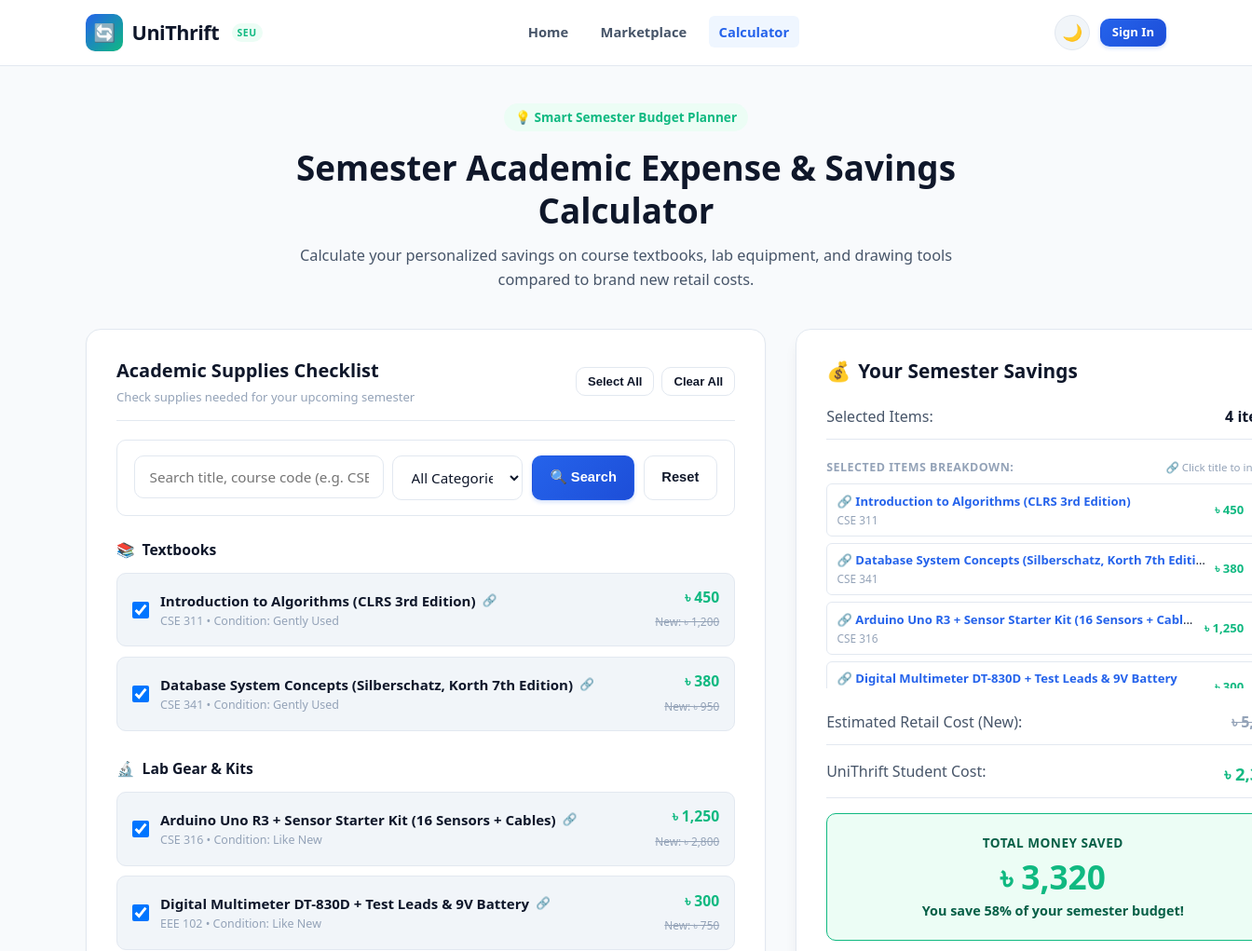
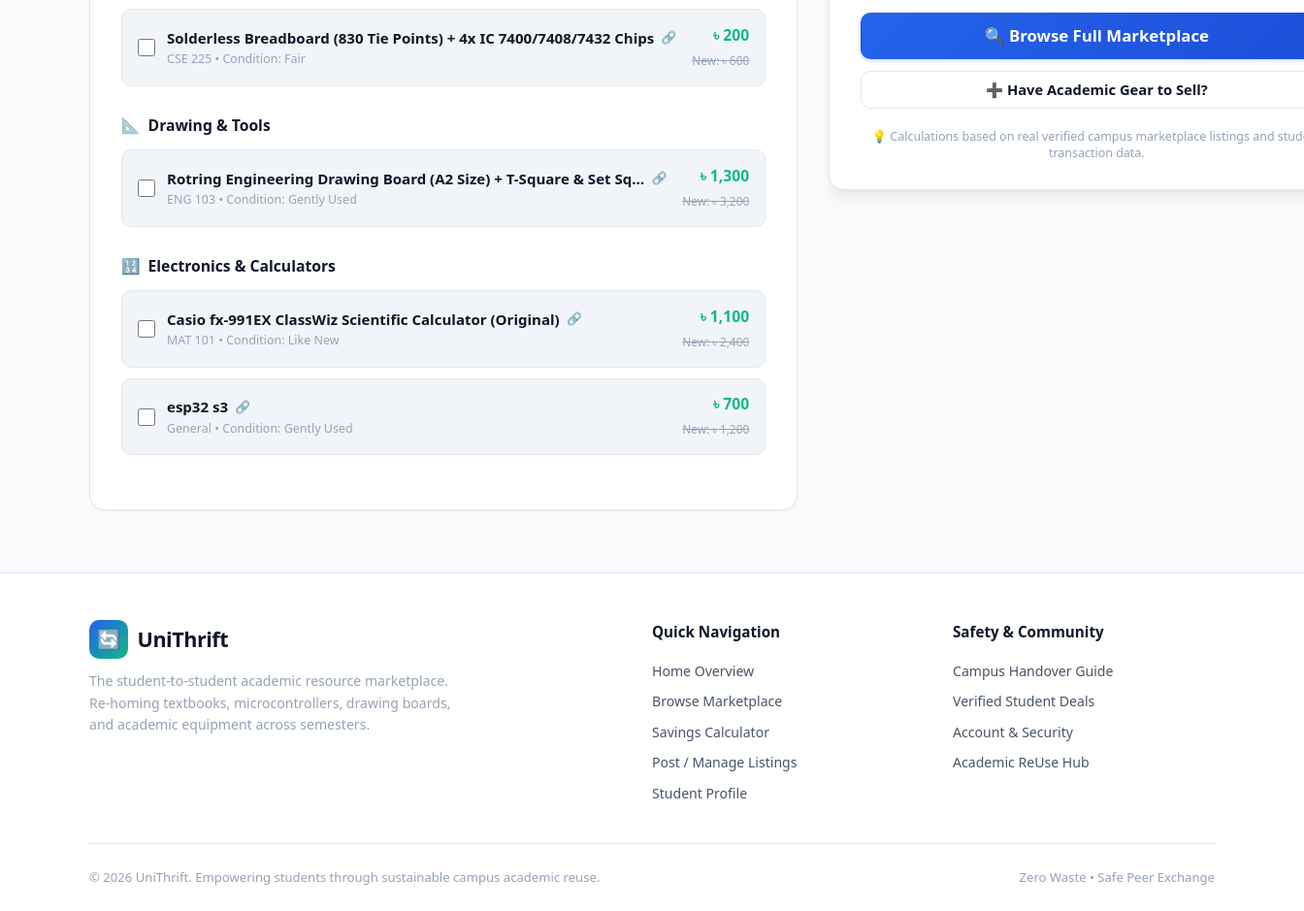
/calculator.php, run on the app's committed database (2 pictures, top to bottom).
### tables this page shows
CREATE TABLE `items` (
  `id` int(11) NOT NULL AUTO_INCREMENT,
  `user_id` int(11) NOT NULL,
  `title` varchar(150) NOT NULL,
  `category` enum('Textbooks','Lab Gear & Kits','Drawing & Tools','Electronics & Calculators','Other') NOT NULL,
  `course_code` varchar(20) DEFAULT NULL,
  `item_condition` enum('Like New','Gently Used','Fair') NOT NULL,
  `original_price` decimal(10,2) NOT NULL,
  `selling_price` decimal(10,2) NOT NULL,
  `description` text NOT NULL,
  `meetup_location` varchar(120) NOT NULL,
  `image_icon` varchar(10) DEFAULT '?',
  `image_url` varchar(255) DEFAULT NULL,
  `status` enum('Available','Reserved','Sold') DEFAULT 'Available',
  `created_at` timestamp NOT NULL DEFAULT current_timestamp(),
  `updated_at` timestamp NOT NULL DEFAULT current_timestamp() ON UPDATE current_timestamp(),
  PRIMARY KEY (`id`),
  KEY `user_id` (`user_id`),
  CONSTRAINT `items_ibfk_1` FOREIGN KEY (`user_id`) REFERENCES `users` (`id`) ON DELETE CASCADE
);

### includes/auth_check.php (called while the page is built, shortened)
<?php
function format_price($amount): string {
    return APP_CURRENCY . ' ' . number_format((float)$amount, 0);
}

### calculator.php (the view, shortened to what this page needs)
<?php
require_once __DIR__ . '/config/db.php';
require_once __DIR__ . '/includes/auth_check.php';
$itemsByCategory = [];
try {
    if ($pdo) {
        $stmt = $pdo->query("
            SELECT id, title, category, course_code, item_condition, original_price, selling_price, image_icon, image_url
            FROM items
            WHERE status = 'Available'
            ORDER BY category ASC, id ASC
        ");
        $catalogItems = $stmt->fetchAll(PDO::FETCH_ASSOC);
        foreach ($catalogItems as $it) {
            $cat = $it['category'];
            if (!isset($itemsByCategory[$cat])) {
                $itemsByCategory[$cat] = [];
            }
            $itemsByCategory[$cat][] = $it;
        }
    }
} catch (PDOException $e) {
}
$categoryIcons = [
    'Textbooks' => '📚',
    'Lab Gear & Kits' => '🔬',
    'Drawing & Tools' => '📐',
    'Electronics & Calculators' => '🔢',
    'Other' => '📦'
];
require_once __DIR__ . '/includes/header.php';
?>
<div class="container" style="padding-top: 2.5rem; padding-bottom: 4rem;">
    <div style="text-align: center; max-width: 760px; margin: 0 auto 2.5rem;">
        <div style="display: inline-flex; align-items: center; gap: 0.5rem; background: var(--accent-light); color: var(--accent); padding: 4px 12px; border-radius: var(--radius-full); font-size: 0.85rem; font-weight: 700; margin-bottom: 1rem;">
            💡 Smart Semester Budget Planner
        </div>
        <h1 style="font-size: 2.3rem; font-weight: 800; line-height: 1.25; margin-bottom: 0.75rem;">
            Semester Academic Expense &amp; Savings Calculator
        </h1>
        <p style="color: var(--text-secondary); font-size: 1.02rem; line-height: 1.6;">
            Calculate your personalized savings on course textbooks, lab equipment, and drawing tools compared to brand new retail costs.
        </p>
    </div>
    <div style="display: grid; grid-template-columns: 1.4fr 1fr; gap: 2rem; align-items: flex-start;">
        <div style="background: var(--bg-card); border: 1px solid var(--border-color); border-radius: var(--radius-lg); padding: 1.75rem 2rem; box-shadow: var(--shadow-sm);">
            <div style="display: flex; justify-content: space-between; align-items: center; margin-bottom: 1.25rem; padding-bottom: 0.85rem; border-bottom: 1px solid var(--border-color); flex-wrap: wrap; gap: 0.5rem;">
                <div>
                    <h2 style="font-size: 1.25rem; font-weight: 800; margin: 0;">Academic Supplies Checklist</h2>
                    <p style="font-size: 0.82rem; color: var(--text-muted); margin: 2px 0 0 0;">Check supplies needed for your upcoming semester</p>
                </div>
                <div style="display: flex; gap: 0.5rem;">
                    <button type="button" class="btn btn-outline btn-sm" onclick="selectAll(true)">Select All</button>
                    <button type="button" class="btn btn-outline btn-sm" onclick="selectAll(false)">Clear All</button>
                </div>
            </div>
            <div style="background: var(--bg-surface); padding: 1rem 1.15rem; border-radius: var(--radius-md); border: 1px solid var(--border-color); margin-bottom: 1.5rem;">
                <div style="display: flex; gap: 0.6rem; flex-wrap: wrap;">
                    <div style="flex: 2; min-width: 190px;">
                        <input type="text" id="calcSearchInput" class="form-control" placeholder="Search title, course code (e.g. CSE 311, MAT 101)..." onkeydown="if(event.key==='Enter') filterCalculatorItems();">
                    </div>
                    <div style="flex: 1; min-width: 140px;">
                        <select id="calcCategoryFilter" class="form-control" onchange="filterCalculatorItems()">
                            <option value="">All Categories</option>
                        </select>
                    </div>
                    <button type="button" id="calcSearchBtn" class="btn btn-primary" onclick="filterCalculatorItems()" style="display: inline-flex; align-items: center; gap: 0.35rem; white-space: nowrap;">
                        🔍 Search
                    </button>
                    <button type="button" id="calcResetBtn" class="btn btn-outline" onclick="resetCalculatorSearch()" style="white-space: nowrap;">
                        Reset
                    </button>
                </div>
            </div>
            <div id="calcSuppliesList">
                <?php
                    $itemIndex = 0;
                    foreach ($itemsByCategory as $catName => $items):
                        $icon = $categoryIcons[$catName] ?? '📦';
                ?>
                    <div class="calc-category-group" data-group-category="<?= htmlspecialchars($catName) ?>" style="margin-bottom: 1.75rem;">
                        <h3 style="font-size: 0.98rem; font-weight: 700; color: var(--text-primary); margin-bottom: 0.75rem; display: flex; align-items: center; gap: 0.5rem;">
                            <span><?= $icon ?></span> <?= htmlspecialchars($catName) ?>
                        </h3>
                        <div style="display: flex; flex-direction: column; gap: 0.65rem;">
                            <?php foreach ($items as $item): ?>
                                <?php
                                    $itemIndex++;
                                    $defaultChecked = ($itemIndex <= 4);
                                    $itemUrl = "item_details.php?id=" . (int)$item['id'];
                                ?>
                                <label class="calc-item-row"
                                       data-name="<?= htmlspecialchars(strtolower($item['title'])) ?>"
                                       data-course="<?= htmlspecialchars(strtolower($item['course_code'] ?? '')) ?>"
                                       data-category="<?= htmlspecialchars($item['category']) ?>"
                                       style="display: flex; align-items: center; justify-content: space-between; background: var(--bg-subtle); padding: 0.85rem 1rem; border-radius: var(--radius-md); border: 1px solid var(--border-color); cursor: pointer; transition: var(--transition);">
                                    <div style="display: flex; align-items: center; gap: 0.75rem; flex: 1; min-width: 0;">
                                        <input type="checkbox"
                                               class="calc-check"
                                               id="calcItem_<?= (int)$item['id'] ?>"
                                               data-id="<?= (int)$item['id'] ?>"
                                               data-orig="<?= (float)$item['original_price'] ?>"
                                               data-sell="<?= (float)$item['selling_price'] ?>"
                                               data-name="<?= htmlspecialchars($item['title']) ?>"
                                               data-course="<?= htmlspecialchars($item['course_code'] ?: 'Academic Gear') ?>"
                                               data-url="<?= htmlspecialchars($itemUrl) ?>"
                                               <?= $defaultChecked ? 'checked' : '' ?>
                                               style="width: 18px; height: 18px; cursor: pointer; flex-shrink: 0;">
                                        <div style="overflow: hidden; text-overflow: ellipsis; white-space: nowrap; padding-right: 0.5rem;">
                                            <div style="display: flex; align-items: center; gap: 0.45rem;">
                                                <strong style="font-size: 0.94rem; overflow: hidden; text-overflow: ellipsis;"><?= htmlspecialchars($item['title']) ?></strong>
                                                <a href="<?= htmlspecialchars($itemUrl) ?>" target="_blank" onclick="event.stopPropagation();" title="Open item page in new tab" style="color: var(--primary); font-size: 0.78rem; text-decoration: none; flex-shrink: 0;">
                                                    🔗
                                                </a>
                                            </div>
                                            <span style="font-size: 0.78rem; color: var(--text-muted); display: block;">
                                                <?= htmlspecialchars($item['course_code'] ?: 'General') ?> &bull; Condition: <?= htmlspecialchars($item['item_condition'] ?? 'Used') ?>
                                            </span>
                                        </div>
                                    </div>
                                    <div style="text-align: right; flex-shrink: 0; padding-left: 0.5rem;">
                                        <span style="font-weight: 800; color: var(--accent); font-size: 0.98rem; display: block;"><?= format_price($item['selling_price']) ?></span>
                                        <span style="font-size: 0.74rem; text-decoration: line-through; color: var(--text-muted);">New: <?= format_price($item['original_price']) ?></span>
                                    </div>
                                </label>
                            <?php endforeach; ?>
                        </div>
                    </div>
                <?php endforeach; ?>
            </div>
        </div>
        <div style="background: var(--bg-card); border: 1px solid var(--border-color); border-radius: var(--radius-lg); padding: 1.75rem 2rem; box-shadow: var(--shadow-lg); position: sticky; top: 90px;">
            <h2 style="font-size: 1.3rem; font-weight: 800; margin-bottom: 1.25rem; display: flex; align-items: center; gap: 0.5rem;">
                <span>💰</span> Your Semester Savings
            </h2>
            <div style="display: flex; flex-direction: column; gap: 1rem; margin-bottom: 1.5rem;">
                <div style="display: flex; justify-content: space-between; padding-bottom: 0.65rem; border-bottom: 1px solid var(--border-color);">
                    <span style="color: var(--text-secondary);">Selected Items:</span>
                    <strong id="summaryItemCount" style="color: var(--text-primary);">0 items</strong>
                </div>
                <div style="margin-top: 0.25rem; margin-bottom: 0.5rem;">
                    <div style="display: flex; justify-content: space-between; align-items: center; margin-bottom: 0.45rem;">
                        <span style="font-size: 0.78rem; font-weight: 700; color: var(--text-muted); text-transform: uppercase; letter-spacing: 0.5px;">Selected Items Breakdown:</span>
                        <span style="font-size: 0.72rem; color: var(--text-muted);">🔗 Click title to inspect</span>
                    </div>
                    <div id="selectedItemsContainer" style="display: flex; flex-direction: column; gap: 0.45rem; max-height: 220px; overflow-y: auto; padding-right: 4px;">
                    </div>
                </div>
                <div style="display: flex; justify-content: space-between; padding-bottom: 0.65rem; border-bottom: 1px solid var(--border-color);">
                    <span style="color: var(--text-secondary);">Estimated Retail Cost (New):</span>
                    <strong id="summaryOrigCost" style="color: var(--text-muted); text-decoration: line-through;">৳ 0</strong>
                </div>
                <div style="display: flex; justify-content: space-between; padding-bottom: 0.65rem; border-bottom: 1px solid var(--border-color);">
                    <span style="color: var(--text-secondary);">UniThrift Student Cost:</span>
                    <strong id="summarySellCost" style="color: var(--accent); font-size: 1.15rem;">৳ 0</strong>
                </div>
                <div style="background: var(--accent-light); padding: 1.25rem; border-radius: var(--radius-md); border: 1px solid var(--accent); text-align: center;">
                    <div style="font-size: 0.85rem; color: #065f46; font-weight: 700; text-transform: uppercase; letter-spacing: 0.5px;">Total Money Saved</div>
                    <div id="summarySavedTotal" style="font-size: 2.2rem; font-weight: 800; color: var(--accent); line-height: 1.2; margin: 0.25rem 0;">
                    </div>
                    <div id="summarySavedPct" style="font-size: 0.9rem; font-weight: 700; color: #065f46;">
                    </div>
                </div>
            </div>
            <div style="display: flex; flex-direction: column; gap: 0.75rem;">
                <a href="marketplace.php" class="btn btn-primary btn-lg" style="width: 100%;">
                    🔍 Browse Full Marketplace
                </a>
                <a href="my_listings.php" class="btn btn-outline" style="width: 100%;">
                    ➕ Have Academic Gear to Sell?
                </a>
            </div>
            <div style="margin-top: 1.25rem; font-size: 0.78rem; color: var(--text-muted); line-height: 1.4; text-align: center;">
                💡 Calculations based on real verified campus marketplace listings and student transaction data.
            </div>
        </div>
    </div>
</div>
<?php require_once __DIR__ . '/includes/footer.php'; ?>

### data on the page
items: title "Introduction to Algorithms (CLRS 3rd Edition)", course_code "CSE 311", item_condition "Gently Used", selling_price "৳ 450", original_price "৳ 1,200"
items: title "Database System Concepts (Silberschatz, Korth 7th Edition)", course_code "CSE 341", item_condition "Gently Used", selling_price "৳ 380", original_price "৳ 950"
items: title "Arduino Uno R3 + Sensor Starter Kit (16 Sensors + Cables)", course_code "CSE 316", item_condition "Like New", selling_price "৳ 1,250", original_price "৳ 2,800"
items: title "Digital Multimeter DT-830D + Test Leads & 9V Battery", course_code "EEE 102", item_condition "Like New", selling_price "৳ 300", original_price "৳ 750"
items: title "Solderless Breadboard (830 Tie Points) + 4x IC 7400/7408/7432 Chips", course_code "CSE 225", item_condition "Fair", selling_price "৳ 200", original_price "৳ 600"
items: title "Rotring Engineering Drawing Board (A2 Size) + T-Square & Set Sq…", course_code "ENG 103", item_condition "Gently Used", selling_price "৳ 1,300", original_price "৳ 3,200"
items: title "Casio fx-991EX ClassWiz Scientific Calculator (Original)", course_code "MAT 101", item_condition "Like New", selling_price "৳ 1,100", original_price "৳ 2,400"
items: title "esp32 s3", course_code "General", item_condition "Gently Used", selling_price "৳ 700", original_price "৳ 1,200"

### other printed values
APP_NAME "UniThrift"
$icon "📚"
$catName "Textbooks"
$icon "🔬"
$catName "Lab Gear & Kits"
$icon "📐"
$catName "Drawing & Tools"
$icon "🔢"
$catName "Electronics & Calculators"
